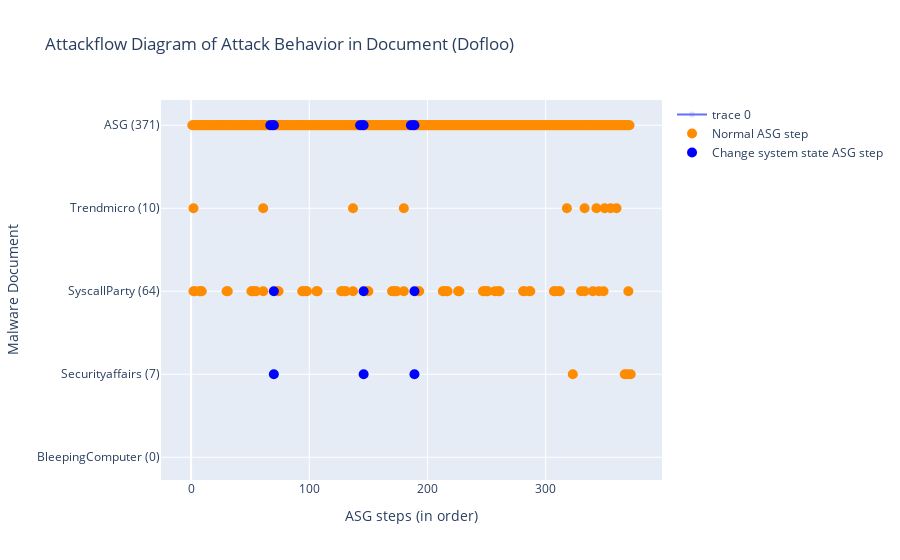

Source (notebook cell):
### Markdown cell above
### Run Script: draw Lifecycle diagram
- 兩個 traces (legend) 一般的 OP 和 ChangeSys OP。分兩個顏色，不重疊。
- x: [a,a,a,a,b,b,b,c,c,c] 不同 report 的 step 可以放同一個 list，因為屬於同個 trace。

### Code cell
# import plotly.express as px
import plotly
import plotly.graph_objects as go

def symmetric_difference(list1: list, list2: list) -> list:
    ''' return list1 - list2. '''
    s = set(list2)
    temp3 = [x for x in list1 if x not in s]
    return temp3

def draw_lifecycle(fset:FamilySet):
    familname = fset.familyname
    # reportnames = [rem.reportname for rem in fset.rem_lst if len(rem.match_regex)]

    fig = go.Figure()
    x, y = [], []
    x_sys, y_sys = [], []
    empty_columns = []

    for i, rem in enumerate(fset.rem_lst):
        numOfDot = len(rem.ASGstep_order_index)
        reportname = rem.reportname
        reportname = rem.reportname.split('.')[0]
        reportname = reportname.split('-')[1]
        if reportname == 'Ms':
            reportname = 'Microsoft'
        reportname += f' ({numOfDot})'
        if len(rem.ASGstep_order_index) == 0:
            empty_columns.append(reportname)
            continue
        x_sys.extend(rem.SysASGstep_order_index) # 改變系統設定檔的 OP (這個變數有問題!!!)
        y_sys.extend([reportname] * len(rem.SysASGstep_order_index))
        current_x_normal = symmetric_difference(rem.ASGstep_order_index, rem.SysASGstep_order_index) # 一般的/其餘的 OP
        # print(reportname, 'numOfDot', numOfDot, 'rem.ASGstep_order_index', rem.ASGstep_order_index)
        # print('x_normal', current_x_normal, 'x_sys', rem.SysASGstep_order_index)
        x.extend(current_x_normal)
        y.extend([reportname] * len(current_x_normal))
        pass
    # todo: add baseline's lifecycle
    num_allstep = len(set(fset.sample.step_list))
    rowname = f'ASG ({num_allstep})'
    current_x_system = fset.sample.ASGstep_sysOnly_ordered_index # fset.sample.OPset_sysOnly_ordered_index
    current_x_normal = symmetric_difference(list(range(num_allstep)), current_x_system) # all steps - sysobj steps
    # print(sorted(current_x_system)) # 只能放UPDATE的，OPEN/READ不能喔
    x_sys.extend(current_x_system)
    y_sys.extend([rowname] * len(current_x_system)) 
    x.extend(current_x_normal)
    y.extend([rowname] * len(current_x_normal))
    # print(rowname, len(fset.sample.OPset), len(current_x_system), len(current_x_normal))

    # for empty_columns when report has no OPs
    for empty_col in empty_columns:
        fig.add_trace(go.Scatter(x=[0,], y=[empty_col,], marker=dict(opacity=0)))
    
    # normal OPs
    x = [idx+1 for idx in x] # add 1 to each asg index
    fig.add_trace(go.Scatter(
        x=x,
        y=y,
        marker=dict(color="darkorange", size=10),
        mode="markers",
        name="Normal ASG step", # Normal Operation Pair
    ))

    # changeSysObj OPs
    x_sys = x = [idx+1 for idx in x_sys]
    fig.add_trace(go.Scatter(
        x=x_sys,
        y=y_sys,
        marker=dict(color="blue", size=10),
        mode="markers",
        name="Change system state ASG step", # Change SR Operation Pair
    ))

    fig.update_layout(title=f"Attackflow Diagram of Attack Behavior in Document ({familname})",
                    xaxis_title="ASG steps (in order)",
                    yaxis_title="Malware Document")
    fig.show()

    if not os.path.exists("imgs"):
        os.mkdir("imgs")
    # fig.write_image(f"./imgs/{familname}_lifecycle.png") # bug -> no responce
    # plotly.offline.plot(fig, filename=f"./imgs/{familname}_lifecycle.html", auto_open=False)
    pass

draw_lifecycle(fset)

### Figure 1 — Plotly figure (JSON) as saved in the notebook; plotly's stock layout.template omitted (floating-point values rounded to 4 significant figures; data arrays with more than 128 entries replaced by an {"elided": "..."} marker saying what was removed)
{"data": [{"marker": {"opacity": 0}, "type": "scatter", "x": [0], "y": ["BleepingComputer (0)"]}, {"marker": {"color": "darkorange", "size": 10}, "mode": "markers", "name": "Normal ASG step", "type": "scatter", "x": {"elided": "437 int values"}, "y": {"elided": "437 str values"}}, {"marker": {"color": "blue", "size": 10}, "mode": "markers", "name": "Change system state ASG step", "type": "scatter", "x": [70, 146, 189, 70, 146, 189, 67, 69, 70, 143, 145, 146, 186, 188, 189], "y": ["Securityaffairs (7)", "Securityaffairs (7)", "Securityaffairs (7)", "SyscallParty (64)", "SyscallParty (64)", "SyscallParty (64)", "ASG (371)", "ASG (371)", "ASG (371)", "ASG (371)", "ASG (371)", "ASG (371)", "ASG (371)", "ASG (371)", "ASG (371)"]}], "layout": {"title": {"text": "Attackflow Diagram of Attack Behavior in Document (Dofloo)"}, "xaxis": {"title": {"text": "ASG steps (in order)"}}, "yaxis": {"title": {"text": "Malware Document"}}}}
